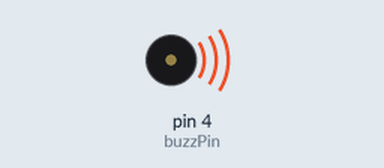
A sketch run on a simulated Arduino Uno, built with avr-gcc and run on an emulated ATmega328P. On the bench: buzzer (waves = sounding, pin HIGH).

Above: at 0.2 s.
Timing chart, 0 to 3.0 s (numbered marks = the images above):
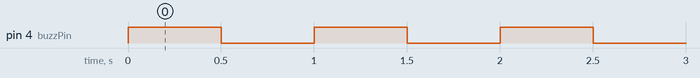

Measured:
- by itself, pin 4 (buzzPin): alternates HIGH for 0.50 s and LOW for 0.50 s

The sketch:

buzz.ino
```cpp
#define buzzPin 4
#define delayTime 500


void setup() {
  pinMode(buzzPin,OUTPUT);
}

void loop() {
  digitalWrite(buzzPin,HIGH);
  delay(delayTime);
  digitalWrite(buzzPin,LOW);
  delay(delayTime);
}
```
